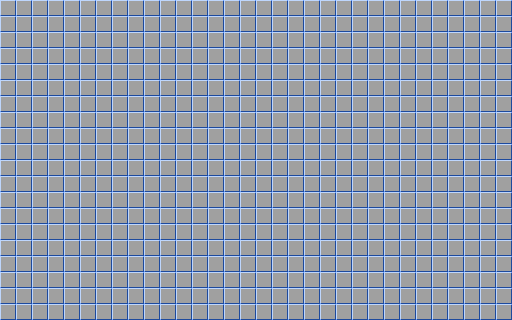

A level layout from a 2D game, rendered from its tile map. Below: a short description, then the map file with tile-grid data replaced by summaries:
An orthogonal 32x20 tile map with 16x16 px tiles, 1 tile layer (ground).

<map version="1.0" orientation="orthogonal" renderorder="right-up" width="32" height="20" tilewidth="16" tileheight="16">
 <tileset firstgid="1" name="Tiles" tilewidth="16" tileheight="16">
  <tile id="0">
   <image width="16" height="16" source="../../../assets/tiled/tiles_00.png" />
  </tile>
 </tileset>
 <layer name="ground" width="32" height="20">
  <data>[640 cells, 640 non-empty, 1 distinct tile ids]</data>
 </layer>
</map>
